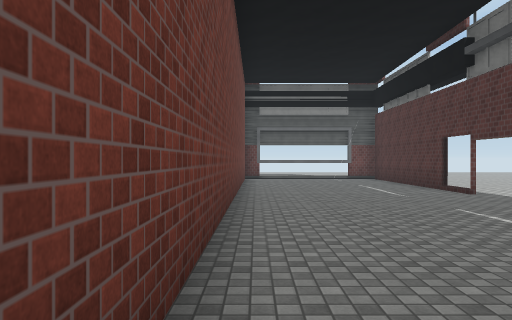
View 1 (above)

13 first-person views from a walk through a scene from a Unity 3-D project. The camera is 1.5 m above the floor, looks level and sees 70° across. The floor is counted in squares, 2 m on a side. Each view is taken from the middle of a square. On the plan, view 1 faces up. The plan holds only what a view shows up to about 11 squares ahead; the rest is blank. The place goes on beyond the plan. The player is left out. Some animated figures are not drawn. Surface patterns are stand-ins for the level's own textures.

View 2
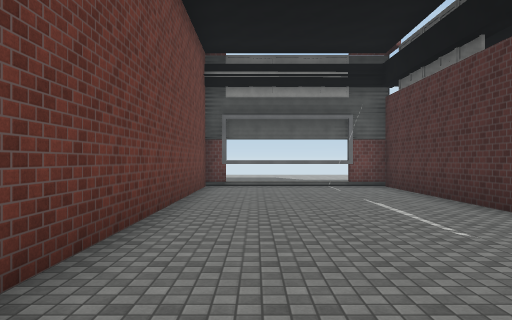

View 3
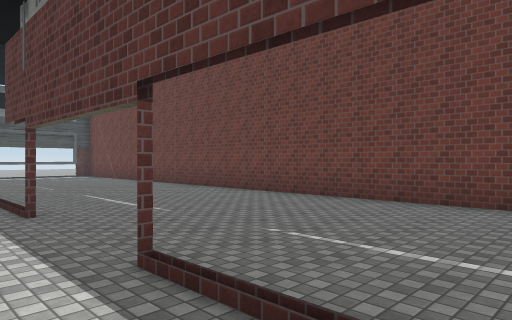

View 4
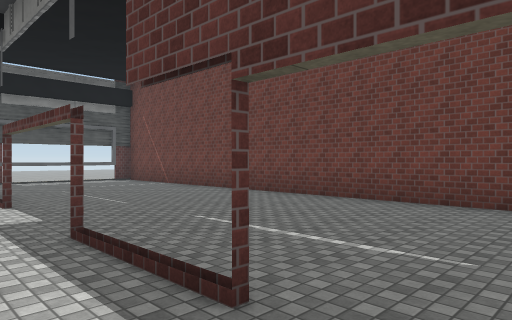

View 5
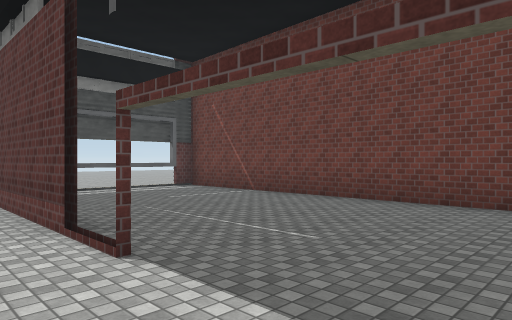

View 6
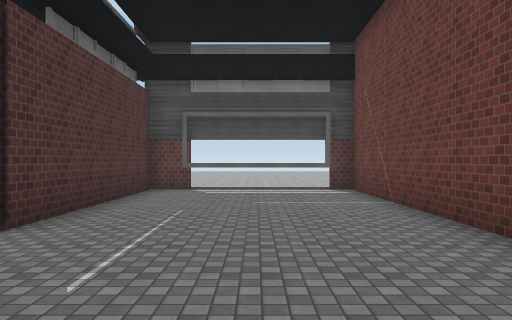

View 7
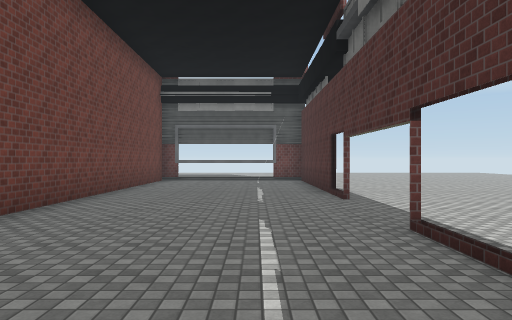

View 8
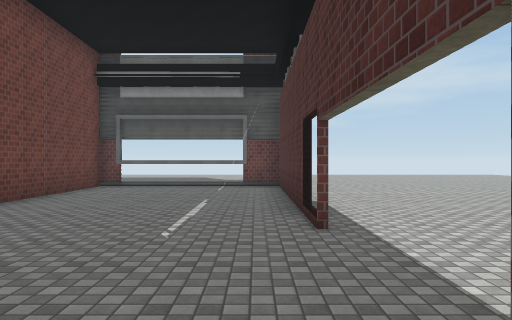

View 9
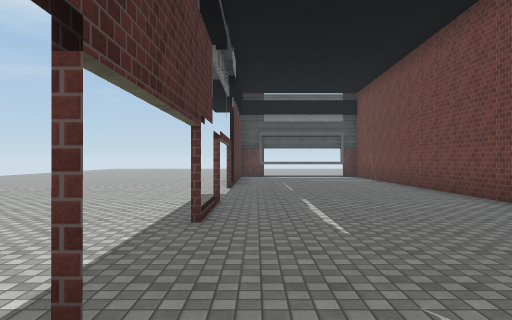

View 10
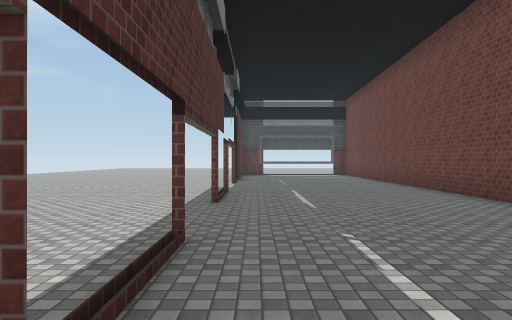

View 11
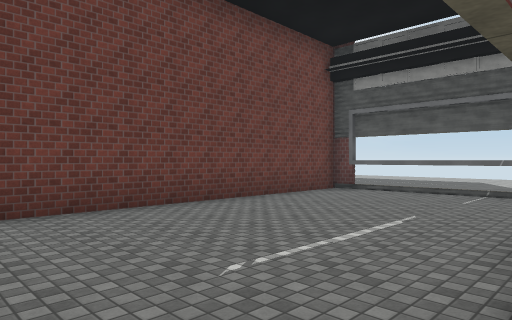

View 12
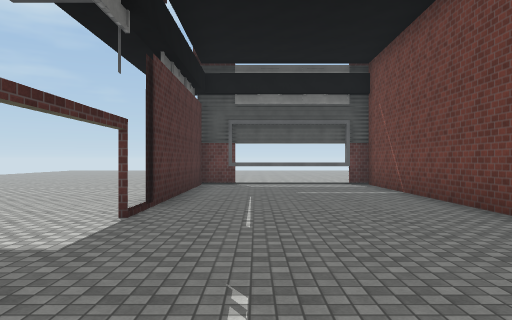

View 13
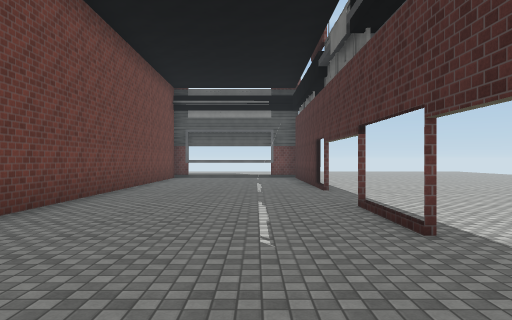

### Floor plan
Points are (right, up) in squares from view 1. A wall is a line through its corners. A room is listed if a view was taken in it or the views show most of it. See-through windows are left out.
Room 1 (views 1, 2, 3, 4, 5, 6, 7, 8, 9, 10, 11, 12, 13)
walls: (4.7, 8.5) (4.7, 14.3) (2, 14.3); (4.8, -6.9) (4.8, -10); (4.7, -11.5) (4.7, -6.9); (1.1, 14.3) (-0.4, 14.3) (-0.4, -11.5)
low walls: (4.7, 2.5) (4.7, 3.5); (4.8, 3.5) (4.8, 2.5); (4.7, 4.5) (4.7, 5)
ways out: gap at (5, -7); gap at (5, 9)

Where each view was taken, in squares from view 1:
view 1: 0 up, 0 right, facing up
view 2: 4 up, 1 right, facing up
view 3: 5 up, 6 right, facing down-left
view 4: 1 up, 6 right, facing down-left
view 5: 3 down, 6 right, facing down-left
view 6: 3 down, 2 right, facing down
view 7: 1 up, 3 right, facing up
view 8: 4 up, 4 right, facing up
view 9: 4 up, 4 right, facing down
view 10: 6 up, 4 right, facing down
view 11: 6 up, 5 right, facing up-left
view 12: 1 down, 3 right, facing down
view 13: 1 down, 3 right, facing up
